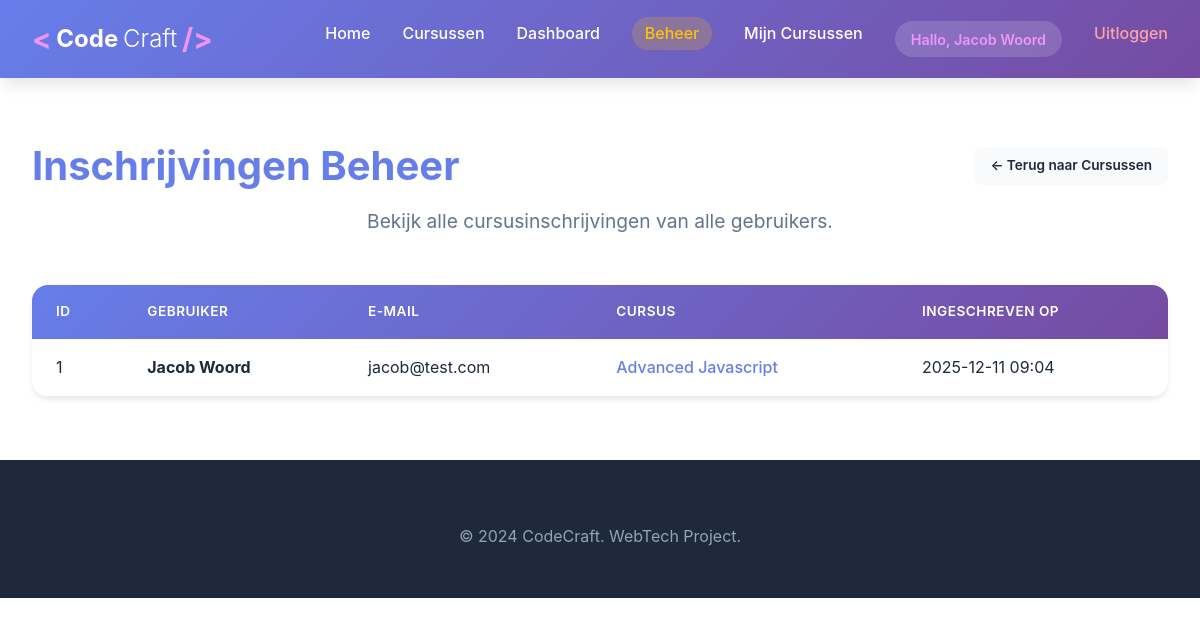
Before: /admin/enrollments (signed in) with the older database file.
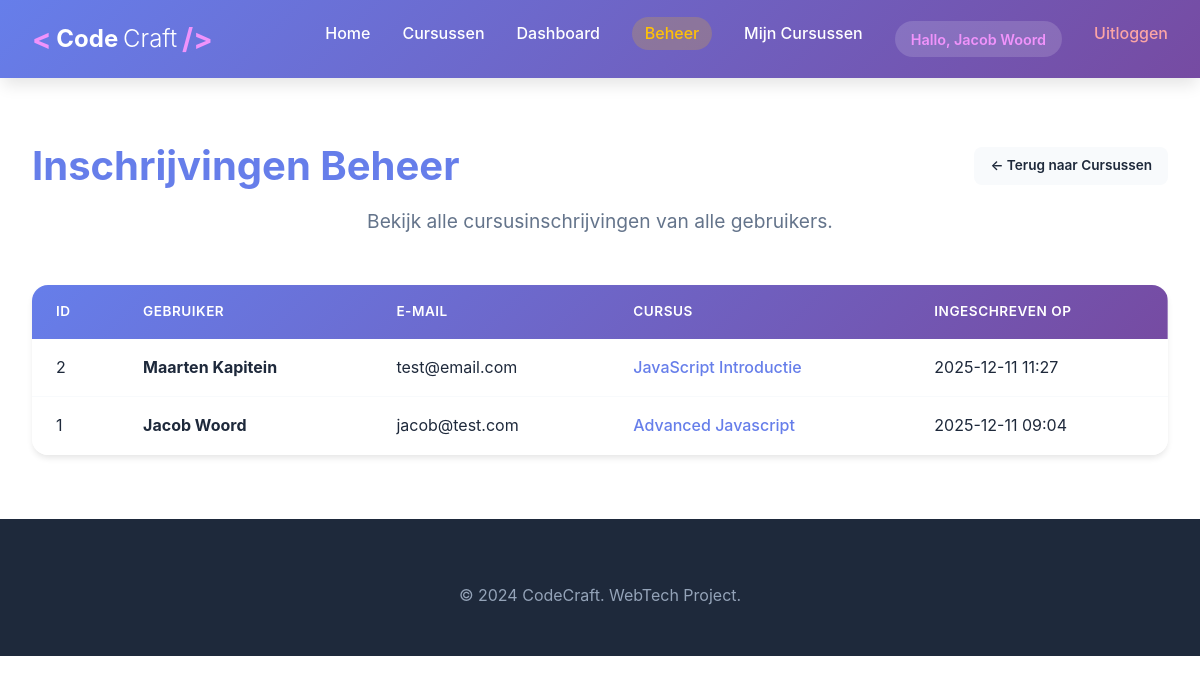
After: the same page with the newer database file.
### tables this page shows
CREATE TABLE users (
            id INTEGER PRIMARY KEY AUTOINCREMENT,
            name TEXT NOT NULL,
            email TEXT NOT NULL UNIQUE,
            password TEXT NOT NULL,
            level TEXT,
            created_at DATETIME DEFAULT CURRENT_TIMESTAMP
        , is_admin INTEGER DEFAULT 0);

CREATE TABLE enrollments (
            id INTEGER PRIMARY KEY AUTOINCREMENT,
            user_id INTEGER NOT NULL,
            course_id INTEGER NOT NULL,
            enrolled_at DATETIME DEFAULT CURRENT_TIMESTAMP,
            FOREIGN KEY (user_id) REFERENCES users(id),
            FOREIGN KEY (course_id) REFERENCES courses(id)
        );

CREATE TABLE courses (
            id INTEGER PRIMARY KEY AUTOINCREMENT,
            title TEXT NOT NULL,
            description TEXT,
            created_at DATETIME DEFAULT CURRENT_TIMESTAMP
        );

### py/app.py (the view)
@app.route('/admin/enrollments')
@admin_required
def admin_enrollments():
    conn = get_db()
    cursor = conn.cursor()
    cursor.execute('''
        SELECT e.id, e.enrolled_at, u.id as user_id, u.name as user_name, u.email as user_email,
               c.id as course_id, c.title as course_title
        FROM enrollments e
        JOIN users u ON e.user_id = u.id
        JOIN courses c ON e.course_id = c.id
        ORDER BY e.enrolled_at DESC
    ''')
    enrollments = cursor.fetchall()
    conn.close()
    return render_template('admin_enrollments.html', enrollments=enrollments)

### py/app.py (called while the page is built)
def get_db():
    conn = sqlite3.connect(DATABASE)
    conn.row_factory = sqlite3.Row
    return conn

def admin_required(f):
    @wraps(f)
    def decorated_function(*args, **kwargs):
        if 'user_id' not in session:
            flash('Je moet ingelogd zijn om deze pagina te bekijken.', 'error')
            return redirect(url_for('login_page'))
        if not session.get('is_admin'):
            flash('Je hebt geen toegang tot deze pagina.', 'error')
            return redirect(url_for('index'))
        return f(*args, **kwargs)
    return decorated_function

@app.context_processor
def inject_user():
    return {
        'logged_in': 'user_id' in session,
        'user_name': session.get('user_name'),
        'user_email': session.get('user_email'),
        'is_admin': session.get('is_admin', False)
    }

### templates/admin_enrollments.html (shortened to what this page needs)
{% extends "base.html" %}
{% block content %}
<section class="contact" id="admin-enrollments">
    <div class="container">
        <div class="admin-header">
            <h2>Inschrijvingen Beheer</h2>
            <a href="{{ url_for('list_courses') }}" class="btn-action btn-back">&larr; Terug naar Cursussen</a>
        </div>
        <p class="section-intro">
            Bekijk alle cursusinschrijvingen van alle gebruikers.
        </p>
        {% if enrollments %}
        <div class="admin-table-wrapper">
            <table class="admin-table">
                <thead>
                    <tr>
                        <th>ID</th>
                        <th>Gebruiker</th>
                        <th>E-mail</th>
                        <th>Cursus</th>
                        <th>Ingeschreven op</th>
                    </tr>
                </thead>
                <tbody>
                    {% for enrollment in enrollments %}
                    <tr>
                        <td>{{ enrollment.id }}</td>
                        <td><strong>{{ enrollment.user_name }}</strong></td>
                        <td>{{ enrollment.user_email }}</td>
                        <td>
                            <a href="{{ url_for('view_course', id=enrollment.course_id) }}" class="table-link">
                                {{ enrollment.course_title }}
                            </a>
                        </td>
                        <td>{{ enrollment.enrolled_at[:16] }}</td>
                    </tr>
                    {% endfor %}
                </tbody>
            </table>
        </div>
        {% else %}
        <div class="empty-state">
            <p>Er zijn nog geen inschrijvingen.</p>
            <p>Zodra gebruikers zich inschrijven voor cursussen, verschijnen ze hier.</p>
        </div>
        {% endif %}
    </div>
</section>
{% endblock %}

### templates/base.html (shortened to what this page needs)
<!DOCTYPE html>
<html lang="nl">
<head>
    <link rel="stylesheet" href="{{ url_for('static', filename='style.css') }}">
</head>
<body>
    <nav class="navbar">
        <div class="nav-container">
            <a href="{{ url_for('index') }}" class="logo">
                <span class="logo-bracket">&lt;</span>
                <strong>Code</strong>Craft
                <span class="logo-bracket">/&gt;</span>
            </a>
            <ul class="nav-menu">
                <li><a href="{{ url_for('index') }}">Home</a></li>
                <li><a href="{{ url_for('course_catalog') }}">Cursussen</a></li>
                {% if logged_in %}
                    <li><a href="{{ url_for('dashboard') }}">Dashboard</a></li>
                    {% if is_admin %}
                    <li><a href="{{ url_for('list_courses') }}" class="nav-admin">Beheer</a></li>
                    {% endif %}
                    <li><a href="{{ url_for('my_courses') }}">Mijn Cursussen</a></li>
                    <li class="nav-user">
                        <span class="user-greeting">Hallo, {{ user_name }}</span>
                    </li>
                    <li><a href="{{ url_for('logout_route') }}" class="nav-logout">Uitloggen</a></li>
                {% else %}
                    <li><a href="{{ url_for('login_page') }}">Inloggen</a></li>
                    <li><a href="{{ url_for('register_page') }}">Registreren</a></li>
                {% endif %}
            </ul>
        </div>
    </nav>
    <main>
        {% block content %}{% endblock %}
    </main>
    {% block footer %}
    <footer class="footer">
        <div class="container">
            <div class="footer-bottom">
                <p>&copy; 2024 CodeCraft. WebTech Project.</p>
            </div>
        </div>
    </footer>
    {% endblock %}
</body>
</html>

Changed rows visible on the page:
added enrollments: id "2", user_name "Maarten Kapitein", user_email "test@email.com", course_title "JavaScript Introductie", enrolled_at "2025-12-11 11:27"
